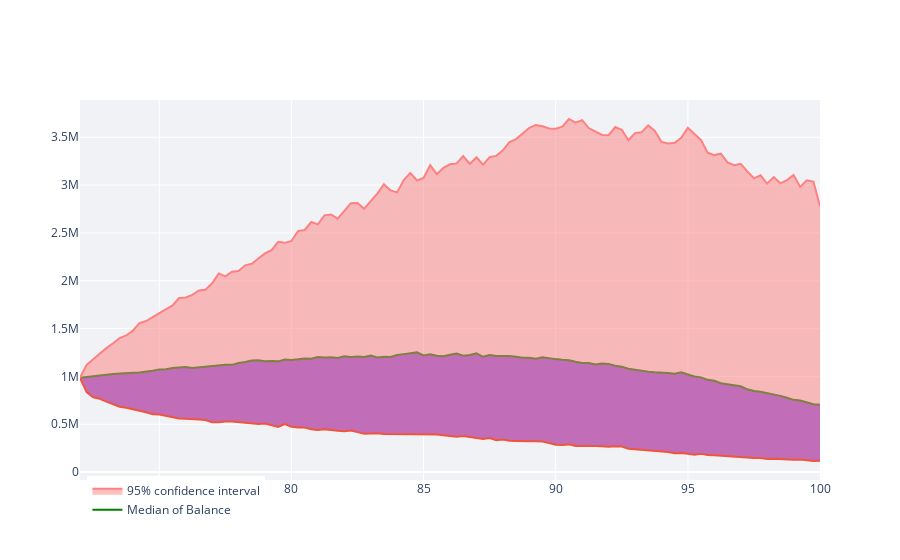

Source (notebook cell):
### Code cell
fig1 = go.Figure()

fig1.add_trace(go.Scatter(x=bal_percentiles.columns, y= bal_percentiles.loc['50%', :],
                  mode = 'lines', name = "Median of Balance", marker_color='rgb(0,128,0)'))
fig1.add_traces([go.Scatter(x=bal_percentiles.columns, y=bal_percentiles.loc['2.5%', :],
                           mode = 'lines', line_color = 'rgba(255,128,128)', showlegend = False, 
                           fill='tonexty', fillcolor = 'rgb(131, 90, 241)'),
                go.Scatter(x=bal_percentiles.columns, y=bal_percentiles.loc['95%', :],
                           mode = 'lines', line_color = 'rgb(255,128,128)', 
                           name = '95% confidence interval',
                           fill='tonexty', fillcolor = 'rgba(255,255,255)')])

fig1.update_layout(legend=dict(
    yanchor="top",
    y=0.01,
    xanchor="left",
    x=0.01
))


fig1.update_layout(plot_bgcolor="#f0f2f6")
